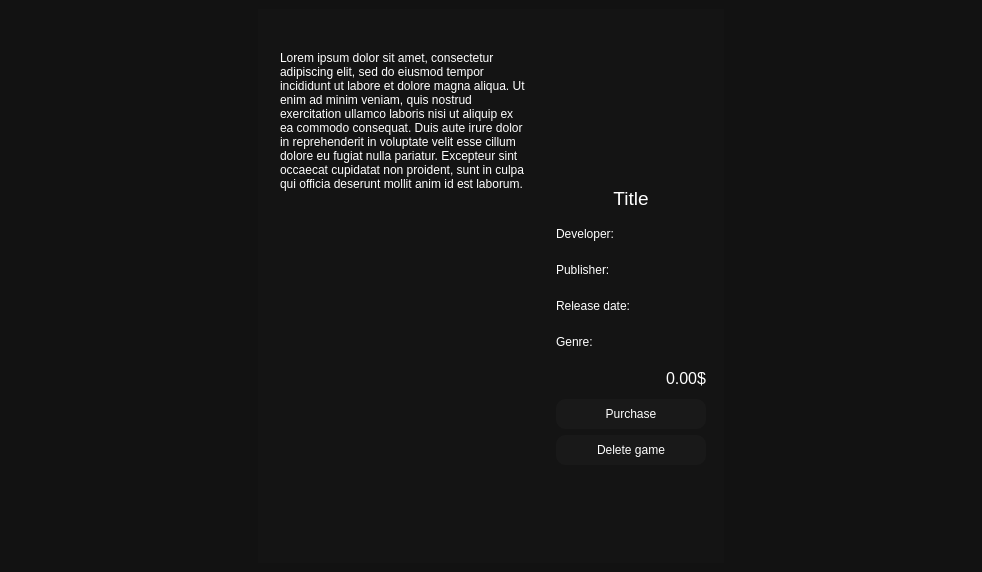
<?xml version="1.0" encoding="UTF-8"?>
<ui version="4.0">
 <class>GameWindow</class>
 <widget class="QMainWindow" name="GameWindow">
  <property name="geometry">
   <rect>
    <x>0</x>
    <y>0</y>
    <width>982</width>
    <height>572</height>
   </rect>
  </property>
  <property name="windowTitle">
   <string>MainWindow</string>
  </property>
  <property name="styleSheet">
   <string notr="true">background-color: rgb(18, 18, 18);
color: rgb(255, 255, 255)</string>
  </property>
  <widget class="QWidget" name="centralwidget">
   <layout class="QHBoxLayout" name="horizontalLayout">
    <item>
     <spacer name="horizontalSpacer_2">
      <property name="orientation">
       <enum>Qt::Horizontal</enum>
      </property>
      <property name="sizeHint" stdset="0">
       <size>
        <width>40</width>
        <height>20</height>
       </size>
      </property>
     </spacer>
    </item>
    <item>
     <widget class="QWidget" name="contenArea" native="true">
      <property name="styleSheet">
       <string notr="true">background-color: rgb(20, 20, 20)</string>
      </property>
      <layout class="QGridLayout" name="gridLayout">
       <item row="0" column="0">
        <widget class="QWidget" name="widget" native="true">
         <layout class="QVBoxLayout" name="verticalLayout">
          <item>
           <widget class="QLabel" name="gameImageHandel">
            <property name="maximumSize">
             <size>
              <width>512</width>
              <height>288</height>
             </size>
            </property>
            <property name="text">
             <string/>
            </property>
            <property name="pixmap">
             <pixmap>../build-Foxlike-Desktop_Qt_6_6_0_MinGW_64_bit-Debug/gamesBanners/Example.jpg</pixmap>
            </property>
            <property name="scaledContents">
             <bool>true</bool>
            </property>
           </widget>
          </item>
          <item>
           <widget class="QTextBrowser" name="descriptionTextBrowser">
            <property name="styleSheet">
             <string notr="true"> QScrollBar:vertical {
    background: rgb(22, 22, 22);
    width: 14px;
	border-radius: 0px;
 }

QScrollBar::handle:vertical {	
	background-color: rgb(28, 28, 28);
	min-height: 30px;
	border-radius: 7px;
}

QScrollBar::sub-line:vertical {
	height: 0px;
}

QScrollBar::handle:vertical:hover{	
	background-color: rgb(32, 32, 32);
}
QScrollBar::handle:vertical:pressed {	
	background-color: rgb(32, 32, 32);
}

QScrollBar::add-line:vertical {
	height: 0px;
}

QScrollBar::up-arrow:vertical, QScrollBar::down-arrow:vertical {
	background: none;
}
QScrollBar::add-page:vertical, QScrollBar::sub-page:vertical {
	background: none;
}</string>
            </property>
            <property name="frameShape">
             <enum>QFrame::NoFrame</enum>
            </property>
            <property name="html">
             <string>&lt;!DOCTYPE HTML PUBLIC &quot;-//W3C//DTD HTML 4.0//EN&quot; &quot;http://www.w3.org/TR/REC-html40/strict.dtd&quot;&gt;
&lt;html&gt;&lt;head&gt;&lt;meta name=&quot;qrichtext&quot; content=&quot;1&quot; /&gt;&lt;meta charset=&quot;utf-8&quot; /&gt;&lt;style type=&quot;text/css&quot;&gt;
p, li { white-space: pre-wrap; }
hr { height: 1px; border-width: 0; }
li.unchecked::marker { content: &quot;\2610&quot;; }
li.checked::marker { content: &quot;\2612&quot;; }
&lt;/style&gt;&lt;/head&gt;&lt;body style=&quot; font-family:'Segoe UI'; font-size:9pt; font-weight:400; font-style:normal;&quot;&gt;
&lt;p style=&quot; margin-top:0px; margin-bottom:0px; margin-left:0px; margin-right:0px; -qt-block-indent:0; text-indent:0px;&quot;&gt;Lorem ipsum dolor sit amet, consectetur adipiscing elit, sed do eiusmod tempor incididunt ut labore et dolore magna aliqua. Ut enim ad minim veniam, quis nostrud exercitation ullamco laboris nisi ut aliquip ex ea commodo consequat. Duis aute irure dolor in reprehenderit in voluptate velit esse cillum dolore eu fugiat nulla pariatur. Excepteur sint occaecat cupidatat non proident, sunt in culpa qui officia deserunt mollit anim id est laborum.&lt;/p&gt;&lt;/body&gt;&lt;/html&gt;</string>
            </property>
            <property name="acceptRichText">
             <bool>true</bool>
            </property>
           </widget>
          </item>
         </layout>
        </widget>
       </item>
       <item row="0" column="1">
        <widget class="QWidget" name="widget_2" native="true">
         <property name="minimumSize">
          <size>
           <width>0</width>
           <height>30</height>
          </size>
         </property>
         <layout class="QVBoxLayout" name="verticalLayout_2">
          <item>
           <widget class="QLabel" name="logoLabel">
            <property name="minimumSize">
             <size>
              <width>150</width>
              <height>150</height>
             </size>
            </property>
            <property name="maximumSize">
             <size>
              <width>150</width>
              <height>150</height>
             </size>
            </property>
            <property name="text">
             <string/>
            </property>
            <property name="pixmap">
             <pixmap>../build-Foxlike-Desktop_Qt_6_6_0_MinGW_64_bit-Debug/profilesImages/Example.jpg</pixmap>
            </property>
            <property name="scaledContents">
             <bool>true</bool>
            </property>
            <property name="alignment">
             <set>Qt::AlignCenter</set>
            </property>
           </widget>
          </item>
          <item>
           <widget class="QLabel" name="titleLabel">
            <property name="minimumSize">
             <size>
              <width>0</width>
              <height>30</height>
             </size>
            </property>
            <property name="font">
             <font>
              <pointsize>14</pointsize>
             </font>
            </property>
            <property name="text">
             <string>Title</string>
            </property>
            <property name="alignment">
             <set>Qt::AlignCenter</set>
            </property>
           </widget>
          </item>
          <item>
           <widget class="QLabel" name="developerLabel">
            <property name="minimumSize">
             <size>
              <width>0</width>
              <height>30</height>
             </size>
            </property>
            <property name="text">
             <string>Developer: </string>
            </property>
           </widget>
          </item>
          <item>
           <widget class="QLabel" name="publisherLabel">
            <property name="minimumSize">
             <size>
              <width>0</width>
              <height>30</height>
             </size>
            </property>
            <property name="text">
             <string>Publisher: </string>
            </property>
           </widget>
          </item>
          <item>
           <widget class="QLabel" name="releaseDateLabel">
            <property name="minimumSize">
             <size>
              <width>0</width>
              <height>30</height>
             </size>
            </property>
            <property name="text">
             <string>Release date: </string>
            </property>
           </widget>
          </item>
          <item>
           <widget class="QLabel" name="genreLabel">
            <property name="minimumSize">
             <size>
              <width>0</width>
              <height>30</height>
             </size>
            </property>
            <property name="text">
             <string>Genre: </string>
            </property>
           </widget>
          </item>
          <item>
           <widget class="QLabel" name="priceLabel">
            <property name="minimumSize">
             <size>
              <width>0</width>
              <height>30</height>
             </size>
            </property>
            <property name="font">
             <font>
              <pointsize>12</pointsize>
             </font>
            </property>
            <property name="text">
             <string>0.00$</string>
            </property>
            <property name="alignment">
             <set>Qt::AlignRight|Qt::AlignTrailing|Qt::AlignVCenter</set>
            </property>
           </widget>
          </item>
          <item>
           <widget class="QPushButton" name="purchaseButton">
            <property name="minimumSize">
             <size>
              <width>0</width>
              <height>30</height>
             </size>
            </property>
            <property name="styleSheet">
             <string notr="true">QPushButton {
	background-color: rgb(25, 25, 25);
	border-radius: 10%;
}

QPushButton:hover {
	background-color: rgb(28, 28, 28);
	border-radius: 5%;
}
</string>
            </property>
            <property name="text">
             <string>Purchase</string>
            </property>
           </widget>
          </item>
          <item>
           <widget class="QPushButton" name="deleteGameButton">
            <property name="minimumSize">
             <size>
              <width>0</width>
              <height>30</height>
             </size>
            </property>
            <property name="styleSheet">
             <string notr="true">QPushButton {
	background-color: rgb(25, 25, 25);
	border-radius: 10%;
}

QPushButton:hover {
	background-color: rgb(28, 28, 28);
	border-radius: 5%;
}
</string>
            </property>
            <property name="text">
             <string>Delete game</string>
            </property>
           </widget>
          </item>
          <item>
           <spacer name="verticalSpacer">
            <property name="orientation">
             <enum>Qt::Vertical</enum>
            </property>
            <property name="sizeHint" stdset="0">
             <size>
              <width>20</width>
              <height>40</height>
             </size>
            </property>
           </spacer>
          </item>
         </layout>
        </widget>
       </item>
      </layout>
     </widget>
    </item>
    <item>
     <spacer name="horizontalSpacer">
      <property name="orientation">
       <enum>Qt::Horizontal</enum>
      </property>
      <property name="sizeHint" stdset="0">
       <size>
        <width>40</width>
        <height>20</height>
       </size>
      </property>
     </spacer>
    </item>
   </layout>
  </widget>
 </widget>
 <resources/>
 <connections/>
</ui>
